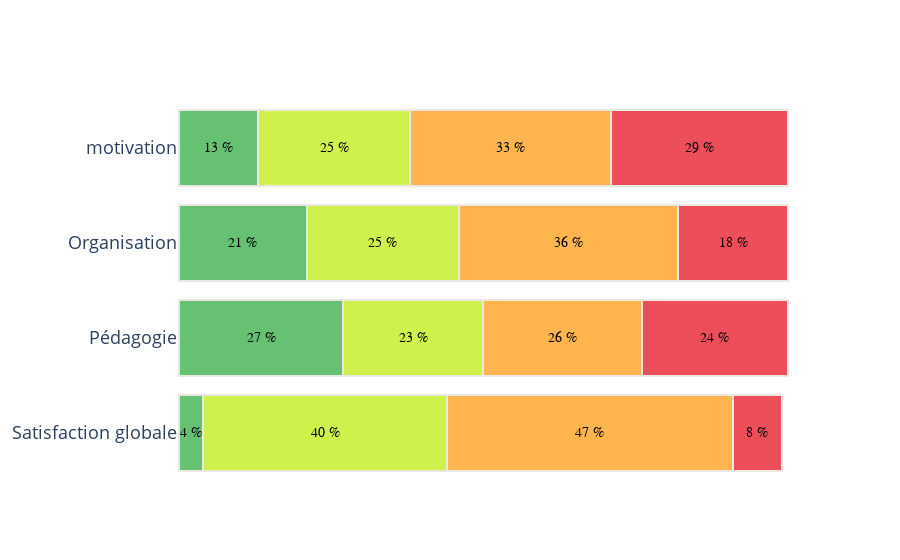

The cell this chart's notebook holds for it:
### Code cell
colors = {"PCT_Très déçu": (228, 5, 19), "PCT_Déçu": (255, 148, 3), "PCT_Satisfait": (187, 235, 0), "PCT_Très satisfait": (37, 167, 56)}
fig = plot_hor_bc(df_sat, y="metric", traces=[f"PCT_{c}" for c in labels["likert"]], colors=colors, pct=True)
fig.show()

### Figure 1 — Plotly figure (JSON) as saved in the notebook; plotly's stock layout.template omitted (floating-point values rounded to 4 significant figures)
{"data": [{"marker": {"color": "rgba(37, 167, 56, 0.7)", "line": {"color": "rgba(237, 231, 225, 1)", "width": 2}}, "name": "PCT_Très satisfait", "orientation": "h", "type": "bar", "x": [4, 27, 21, 13], "y": ["Satisfaction globale", "Pédagogie", "Organisation", "motivation"]}, {"marker": {"color": "rgba(187, 235, 0, 0.7)", "line": {"color": "rgba(237, 231, 225, 1)", "width": 2}}, "name": "PCT_Satisfait", "orientation": "h", "type": "bar", "x": [40, 23, 25, 25], "y": ["Satisfaction globale", "Pédagogie", "Organisation", "motivation"]}, {"marker": {"color": "rgba(255, 148, 3, 0.7)", "line": {"color": "rgba(237, 231, 225, 1)", "width": 2}}, "name": "PCT_Déçu", "orientation": "h", "type": "bar", "x": [47, 26, 36, 33], "y": ["Satisfaction globale", "Pédagogie", "Organisation", "motivation"]}, {"marker": {"color": "rgba(228, 5, 19, 0.7)", "line": {"color": "rgba(237, 231, 225, 1)", "width": 2}}, "name": "PCT_Très déçu", "orientation": "h", "type": "bar", "x": [8, 24, 18, 29], "y": ["Satisfaction globale", "Pédagogie", "Organisation", "motivation"]}], "layout": {"annotations": [{"font": {"color": "black", "family": "Arial", "size": 14}, "showarrow": false, "text": "4 %", "x": 2, "xref": "x", "y": "Satisfaction globale", "yref": "y"}, {"font": {"color": "black", "family": "Arial", "size": 14}, "showarrow": false, "text": "40 %", "x": 24, "xref": "x", "y": "Satisfaction globale", "yref": "y"}, {"font": {"color": "black", "family": "Arial", "size": 14}, "showarrow": false, "text": "47 %", "x": 67.5, "xref": "x", "y": "Satisfaction globale", "yref": "y"}, {"font": {"color": "black", "family": "Arial", "size": 14}, "showarrow": false, "text": "8 %", "x": 95, "xref": "x", "y": "Satisfaction globale", "yref": "y"}, {"font": {"color": "black", "family": "Arial", "size": 14}, "showarrow": false, "text": "27 %", "x": 13.5, "xref": "x", "y": "Pédagogie", "yref": "y"}, {"font": {"color": "black", "family": "Arial", "size": 14}, "showarrow": false, "text": "23 %", "x": 38.5, "xref": "x", "y": "Pédagogie", "yref": "y"}, {"font": {"color": "black", "family": "Arial", "size": 14}, "showarrow": false, "text": "26 %", "x": 63, "xref": "x", "y": "Pédagogie", "yref": "y"}, {"font": {"color": "black", "family": "Arial", "size": 14}, "showarrow": false, "text": "24 %", "x": 88, "xref": "x", "y": "Pédagogie", "yref": "y"}, {"font": {"color": "black", "family": "Arial", "size": 14}, "showarrow": false, "text": "21 %", "x": 10.5, "xref": "x", "y": "Organisation", "yref": "y"}, {"font": {"color": "black", "family": "Arial", "size": 14}, "showarrow": false, "text": "25 %", "x": 33.5, "xref": "x", "y": "Organisation", "yref": "y"}, {"font": {"color": "black", "family": "Arial", "size": 14}, "showarrow": false, "text": "36 %", "x": 64, "xref": "x", "y": "Organisation", "yref": "y"}, {"font": {"color": "black", "family": "Arial", "size": 14}, "showarrow": false, "text": "18 %", "x": 91, "xref": "x", "y": "Organisation", "yref": "y"}, {"font": {"color": "black", "family": "Arial", "size": 14}, "showarrow": false, "text": "13 %", "x": 6.5, "xref": "x", "y": "motivation", "yref": "y"}, {"font": {"color": "black", "family": "Arial", "size": 14}, "showarrow": false, "text": "25 %", "x": 25.5, "xref": "x", "y": "motivation", "yref": "y"}, {"font": {"color": "black", "family": "Arial", "size": 14}, "showarrow": false, "text": "33 %", "x": 54.5, "xref": "x", "y": "motivation", "yref": "y"}, {"font": {"color": "black", "family": "Arial", "size": 14}, "showarrow": false, "text": "29 %", "x": 85.5, "xref": "x", "y": "motivation", "yref": "y"}], "barmode": "stack", "font": {"size": 18}, "paper_bgcolor": "rgb(255, 255, 255)", "plot_bgcolor": "rgb(255, 255, 255)", "showlegend": false, "xaxis": {"showgrid": false, "showline": false, "showticklabels": false, "zeroline": false}}}
